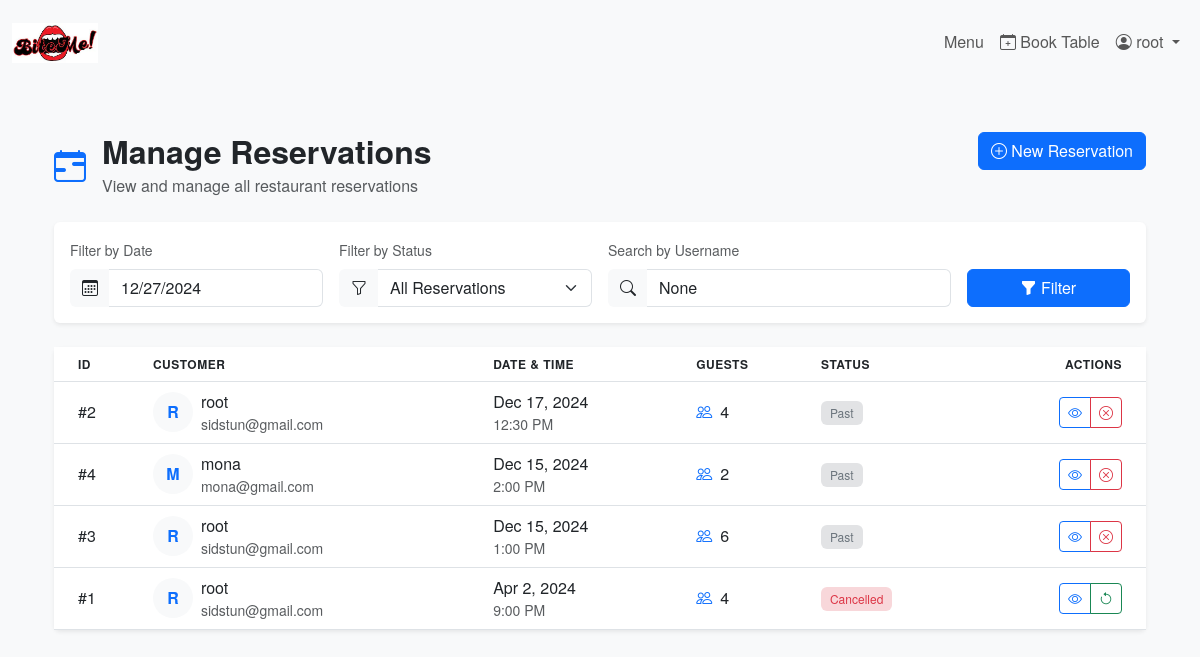
/manage/reservations/ (signed in), run on an earlier commit of the app's database.
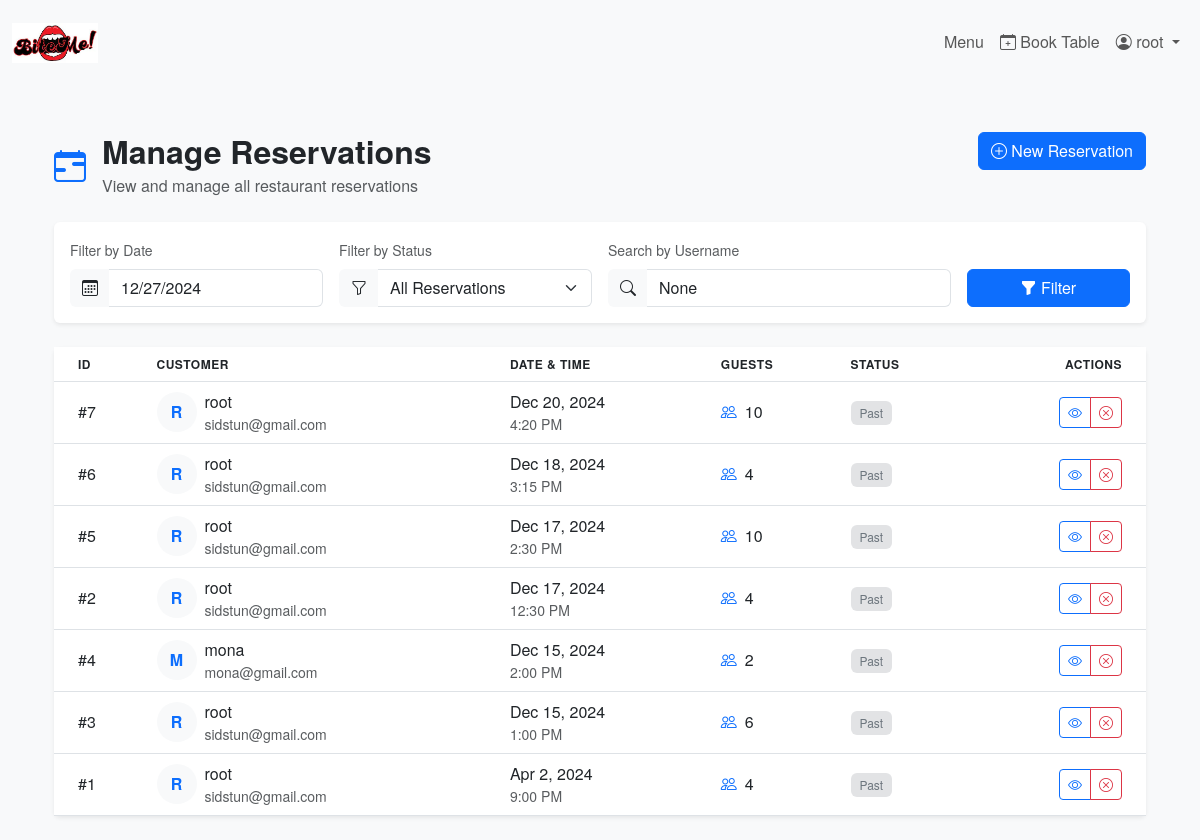
And on a later commit of the database.
### booking/models.py (models this page shows, shortened)
class Reservation(models.Model):
    user = models.ForeignKey(User, on_delete=models.CASCADE, related_name='reservations')
    date = models.DateField()
    time = models.TimeField()
    guests = models.IntegerField()
    tables = models.ManyToManyField(Table, related_name='reservations', blank=True)
    created_at = models.DateTimeField(default=timezone.now)
    canceled = models.BooleanField(default=False)

### booking/views.py (the view, shortened to what this page needs)
# urls.py: path('manage/reservations/', admin_reservations_view, name='admin_reservations'),
@user_passes_test(lambda u: u.is_staff)
def admin_reservations_view(request):
    date_filter = request.GET.get('date')
    status_filter = request.GET.get('status')
    search_query = request.GET.get('search')
    reservations = Reservation.objects.select_related('user').all()
    if date_filter:
        try:
            filter_date = datetime.strptime(date_filter, '%Y-%m-%d').date()
            reservations = reservations.filter(date=filter_date)
        except ValueError:
            pass
    if search_query:
        reservations = reservations.filter(
            user__username__icontains=search_query
        )
    reservations = reservations.order_by('-date', '-time')
    context = {
        'reservations': reservations,
        'today': datetime.now().date(),
        'date_filter': date_filter,
        'status_filter': status_filter,
        'search_query': search_query
    }
    return render(request, 'booking/admin/reservations.html', context)

### booking/templates/booking/admin/reservations.html (shortened to what the changed rows need)
{% extends 'booking/base.html' %}
{% load static %}
{% block content %}
<div class="container py-4">
    <div class="row mb-4">
        <div class="col-lg-8">
            <div class="d-flex align-items-center">
                <div>
                    <h2 class="mb-1">Manage Reservations</h2>
                </div>
            </div>
        </div>
    </div>
    <div class="card border-0 shadow-sm">
        <div class="table-responsive">
            <table class="table table-hover align-middle mb-0">
                <thead class="bg-light">
                    <tr>
                        <th class="ps-4">ID</th>
                        <th>Customer</th>
                        <th>Date & Time</th>
                        <th>Guests</th>
                        <th>Status</th>
                        <th class="text-end pe-4">Actions</th>
                    </tr>
                </thead>
                <tbody>
                    {% for reservation in reservations %}
                        <tr>
                            <td class="ps-4 fw-medium">#{{ reservation.id }}</td>
                            <td>
                                <div class="d-flex align-items-center">
                                    <div class="avatar-initial rounded-circle bg-light text-primary me-2">
                                        {{ reservation.user.username|make_list|first|upper }}
                                    </div>
                                    <div>
                                        <div class="fw-medium">{{ reservation.user.username }}</div>
                                        <div class="small text-muted">{{ reservation.user.email }}</div>
                                    </div>
                                </div>
                            </td>
                            <td>
                                <div class="fw-medium">{{ reservation.date|date:"M j, Y" }}</div>
                                <div class="small text-muted">{{ reservation.time|time:"g:i A" }}</div>
                            </td>
                            <td>
                                <div class="d-flex align-items-center">
                                    <i class="bi bi-people text-primary me-2"></i>
                                    {{ reservation.guests }}
                                </div>
                            </td>
                            <td>
                                {% if reservation.canceled %}
                                    <span class="badge bg-danger-subtle text-danger">Cancelled</span>
                                {% elif reservation.date < today %}
                                    <span class="badge bg-secondary-subtle text-secondary">Past</span>
                                {% else %}
                                    <span class="badge bg-success-subtle text-success">Upcoming</span>
                                {% endif %}
                            </td>
                            <td class="text-end pe-4">
                                <div class="btn-group">
                                    <button type="button" class="btn btn-sm btn-outline-primary"
                                            data-bs-toggle="modal" data-bs-target="#detailsModal{{ reservation.id }}">
                                        <i class="bi bi-eye"></i>
                                    </button>
                                    {% if not reservation.canceled %}
                                        <button type="button" class="btn btn-sm btn-outline-danger"
                                                onclick="confirmCancel('{{ reservation.id }}')">
                                            <i class="bi bi-x-circle"></i>
                                        </button>
                                    {% else %}
                                        <button type="button" class="btn btn-sm btn-outline-success"
                                                onclick="confirmRestore('{{ reservation.id }}')">
                                            <i class="bi bi-arrow-counterclockwise"></i>
                                        </button>
                                    {% endif %}
                                </div>
                            </td>
                        </tr>
                    {% endfor %}
                </tbody>
            </table>
        </div>
    </div>
</div>
{% endblock %}

What changed in the data, as far as the page shows it:
added Reservation: id "7", user.username|make_list "R", user.username "root", user.email "sidstun@gmail.com", date "Dec 20, 2024", time "4:20 PM", guests "10", canceled "Past"
added Reservation: id "6", user.username|make_list "R", user.username "root", user.email "sidstun@gmail.com", date "Dec 18, 2024", time "3:15 PM", guests "4", canceled "Past"
added Reservation: id "5", user.username|make_list "R", user.username "root", user.email "sidstun@gmail.com", date "Dec 17, 2024", time "2:30 PM", guests "10", canceled "Past"
changed Reservation "Apr 2, 2024": canceled "Cancelled" → "Past"
